Frame 1 (no input): blank canvas, image omitted
Frame 60 (the mouse pressed at the canvas centre just before this capture): blank canvas, image omitted
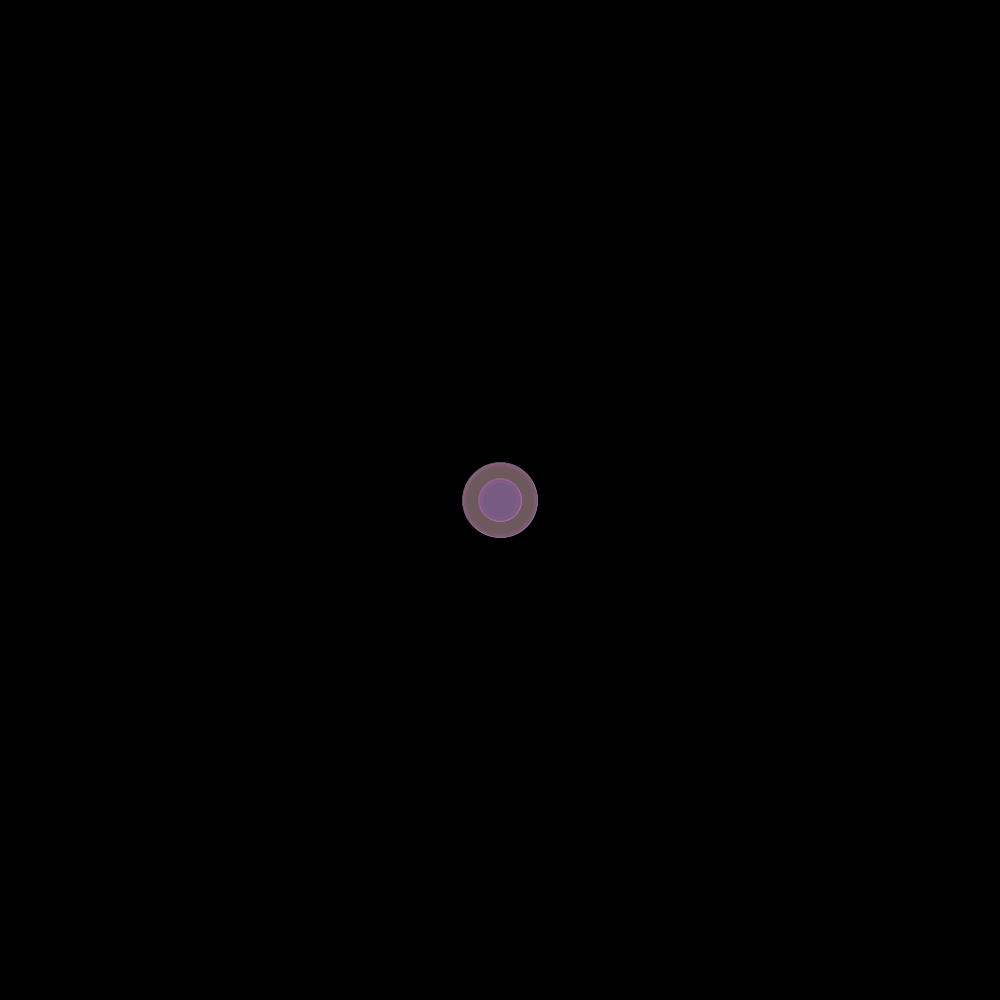
Frame 120 (the mouse held since frame 60 and released just before this capture)

The Processing sketch whose frames 1 and 60 were blank and that drew this single picture after the mouse press (run headless with seeded random() and noise(); from frame 60 on, the mouse is pressed at the canvas centre):

// Processing sketch: processing_27291
// ── processing_27291.pde

int x = 50;
int y = 10;
int k = 20;
int r = 5;


void setup() {
  size(1000,1000);
  background(0);
}

void draw() {
  
  x=x+50;
  y=y+10;
  k=k=20;
  r=r+1;
  
  if(x>400){
    x=0;
  }
  
  if(r>75){
    r=35;
  }
  
  fill(random(255),random(255),random(255),60);
  if(mousePressed){
    ellipse(mouseX,mouseY,r,r);
  }
}
  
void mousePressed() {
  ellipse(mouseX,mouseY,50,50);
  strokeWeight(random(1));
  stroke(random(255),random(255),random(255),100);
}

void keyPressed() {
  strokeWeight(1);
  line(0,0,random(255), random(255));
  stroke(random(20,200));
}



                
                
